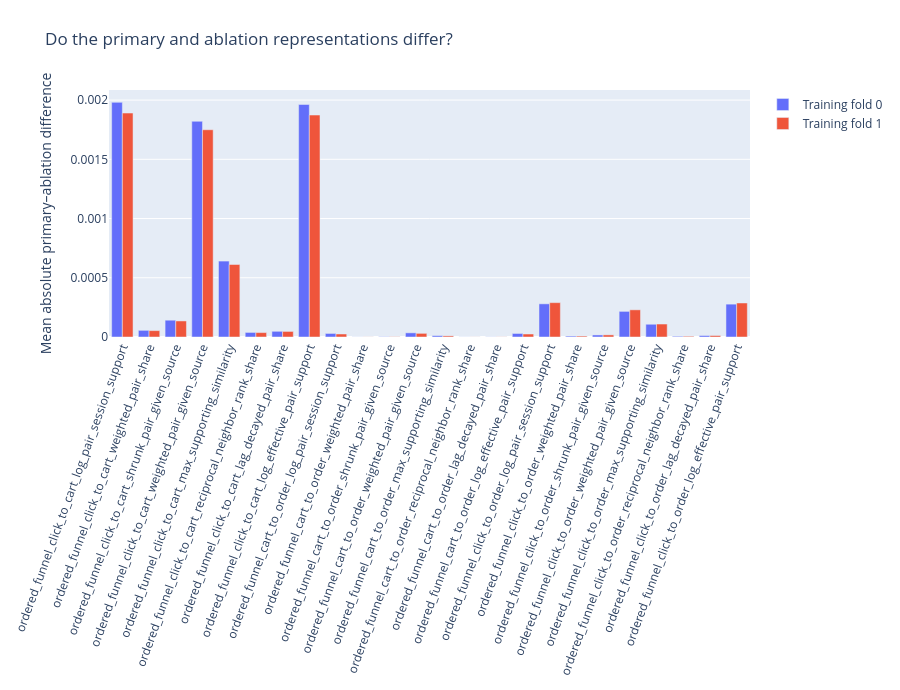

Source (notebook cell):
### Markdown cell above
## 6 · Primary versus unordered representation

### Code cell
path = ROOT/'outputs/plots/06.json'
if hashlib.sha256(path.read_bytes()).hexdigest() != receipt['plot_hashes'][path.name]:
    raise ValueError('Saved chart checksum changed')
fig = pio.from_json(path.read_text())
display({'application/vnd.plotly.v1+json':json.loads(pio.to_json(fig))}, raw=True)

### Figure 1 — Plotly figure (JSON) as saved in the notebook; plotly's stock layout.template omitted (floating-point values rounded to 4 significant figures)
{"data": [{"name": "Training fold 0", "type": "bar", "x": ["ordered_funnel_click_to_cart_log_pair_session_support", "ordered_funnel_click_to_cart_weighted_pair_share", "ordered_funnel_click_to_cart_shrunk_pair_given_source", "ordered_funnel_click_to_cart_weighted_pair_given_source", "ordered_funnel_click_to_cart_max_supporting_similarity", "ordered_funnel_click_to_cart_reciprocal_neighbor_rank_share", "ordered_funnel_click_to_cart_lag_decayed_pair_share", "ordered_funnel_click_to_cart_log_effective_pair_support", "ordered_funnel_cart_to_order_log_pair_session_support", "ordered_funnel_cart_to_order_weighted_pair_share", "ordered_funnel_cart_to_order_shrunk_pair_given_source", "ordered_funnel_cart_to_order_weighted_pair_given_source", "ordered_funnel_cart_to_order_max_supporting_similarity", "ordered_funnel_cart_to_order_reciprocal_neighbor_rank_share", "ordered_funnel_cart_to_order_lag_decayed_pair_share", "ordered_funnel_cart_to_order_log_effective_pair_support", "ordered_funnel_click_to_order_log_pair_session_support", "ordered_funnel_click_to_order_weighted_pair_share", "ordered_funnel_click_to_order_shrunk_pair_given_source", "ordered_funnel_click_to_order_weighted_pair_given_source", "ordered_funnel_click_to_order_max_supporting_similarity", "ordered_funnel_click_to_order_reciprocal_neighbor_rank_share", "ordered_funnel_click_to_order_lag_decayed_pair_share", "ordered_funnel_click_to_order_log_effective_pair_support"], "y": [0.001981, 5.626e-05, 0.0001419, 0.001821, 0.000641, 3.857e-05, 4.814e-05, 0.001963, 2.995e-05, 7.084e-07, 2.2e-06, 3.514e-05, 1.141e-05, 6.653e-07, 1.019e-06, 2.979e-05, 0.0002801, 7.575e-06, 1.722e-05, 0.0002163, 0.0001076, 5.709e-06, 1.216e-05, 0.0002774]}, {"name": "Training fold 1", "type": "bar", "x": ["ordered_funnel_click_to_cart_log_pair_session_support", "ordered_funnel_click_to_cart_weighted_pair_share", "ordered_funnel_click_to_cart_shrunk_pair_given_source", "ordered_funnel_click_to_cart_weighted_pair_given_source", "ordered_funnel_click_to_cart_max_supporting_similarity", "ordered_funnel_click_to_cart_reciprocal_neighbor_rank_share", "ordered_funnel_click_to_cart_lag_decayed_pair_share", "ordered_funnel_click_to_cart_log_effective_pair_support", "ordered_funnel_cart_to_order_log_pair_session_support", "ordered_funnel_cart_to_order_weighted_pair_share", "ordered_funnel_cart_to_order_shrunk_pair_given_source", "ordered_funnel_cart_to_order_weighted_pair_given_source", "ordered_funnel_cart_to_order_max_supporting_similarity", "ordered_funnel_cart_to_order_reciprocal_neighbor_rank_share", "ordered_funnel_cart_to_order_lag_decayed_pair_share", "ordered_funnel_cart_to_order_log_effective_pair_support", "ordered_funnel_click_to_order_log_pair_session_support", "ordered_funnel_click_to_order_weighted_pair_share", "ordered_funnel_click_to_order_shrunk_pair_given_source", "ordered_funnel_click_to_order_weighted_pair_given_source", "ordered_funnel_click_to_order_max_supporting_similarity", "ordered_funnel_click_to_order_reciprocal_neighbor_rank_share", "ordered_funnel_click_to_order_lag_decayed_pair_share", "ordered_funnel_click_to_order_log_effective_pair_support"], "y": [0.001891, 5.386e-05, 0.0001356, 0.00175, 0.0006121, 3.727e-05, 4.703e-05, 0.001874, 2.544e-05, 6.37e-07, 1.922e-06, 3.083e-05, 9.417e-06, 5.741e-07, 9.453e-07, 2.517e-05, 0.00029, 7.889e-06, 1.789e-05, 0.0002294, 0.0001095, 5.915e-06, 1.224e-05, 0.0002872]}], "layout": {"barmode": "group", "height": 690, "margin": {"b": 150, "l": 65, "r": 35, "t": 90}, "title": {"text": "Do the primary and ablation representations differ?"}, "xaxis": {"automargin": true, "tickangle": -70}, "yaxis": {"automargin": true, "title": {"text": "Mean absolute primary–ablation difference"}}}}
